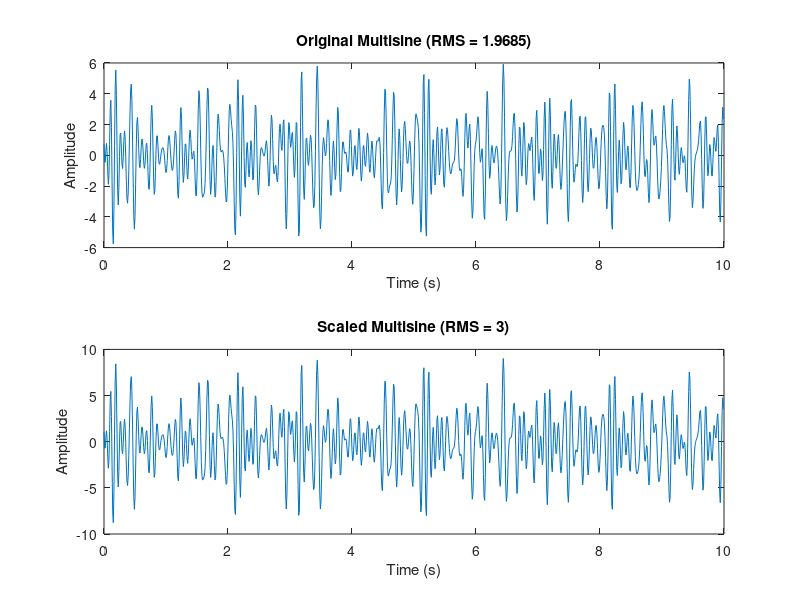

Source code (MATLAB):
% Section 1.5 - Setting the RMS of a Signal: The goal here is to scale your signal so that it has a desired Root Mean Square (RMS) value.
% This is very common in practice when you want to control the input power of an excitation signal.
% Take the multisine you generated in Task 1.4.3.
% Set its RMS to: RMS_des=3, Plot both the original signal and the scaled signal in the time domain for comparison.

% Parameters
N = 1000;                % Number of samples
fs = 100;                 % Sampling frequency (Hz)
Ts = 1/fs;                 % Sampling period (s)
f_start = 5;               % Start frequency (Hz)
f_end = 15;                 % End frequency (Hz)
num_freqs = 31;             % Number of excited frequencies
RMS_des = 3;                % Desired RMS value

% Time vector
t = (0:N-1) * Ts;

% Generate original random phase multisine (same as Task 1.4.3)
X = zeros(1, N); 
excited_frequencies = linspace(f_start, f_end, num_freqs);

for f = excited_frequencies
    phase = 2*pi*rand();  % Random phase
    bin = round(f * N / fs);  % Convert frequency to bin index
    X(bin+1) = 0.5 * exp(1j * phase);  % Set positive frequency bin
end

% Use conjugate symmetry for real time-domain signal
X(N:-1:N-num_freqs+1) = conj(X(2:num_freqs+1));

% Inverse DFT to get time domain signal
x = real(ifft(X) * N);

% Compute original RMS
RMS_x = sqrt(mean(x.^2));

% Scale the signal to desired RMS
x_scaled = x * (RMS_des / RMS_x);

% Compute RMS of scaled signal (for verification)
RMS_x_scaled = sqrt(mean(x_scaled.^2));

% ====== PLOTS ======
figure;

% Original signal
subplot(2,1,1);
plot(t, x);
xlabel('Time (s)');
ylabel('Amplitude');
title(['Original Multisine (RMS = ', num2str(RMS_x), ')']);

% Scaled signal
subplot(2,1,2);
plot(t, x_scaled);
xlabel('Time (s)');
ylabel('Amplitude');
title(['Scaled Multisine (RMS = ', num2str(RMS_x_scaled), ')']);

% ====== Console Output ======
disp(['Original RMS: ', num2str(RMS_x)]);
disp(['Scaled RMS: ', num2str(RMS_x_scaled)]);
disp('Scaling complete.');

% in result: This takes your frequency domain multisine, transforms it to time domain. 
% Computes its original RMS. 
% Scales it to match the desired RMS (3).
% Plots both the original and scaled signals so you can visually confirm the change. 
% Prints the RMS values in the console.